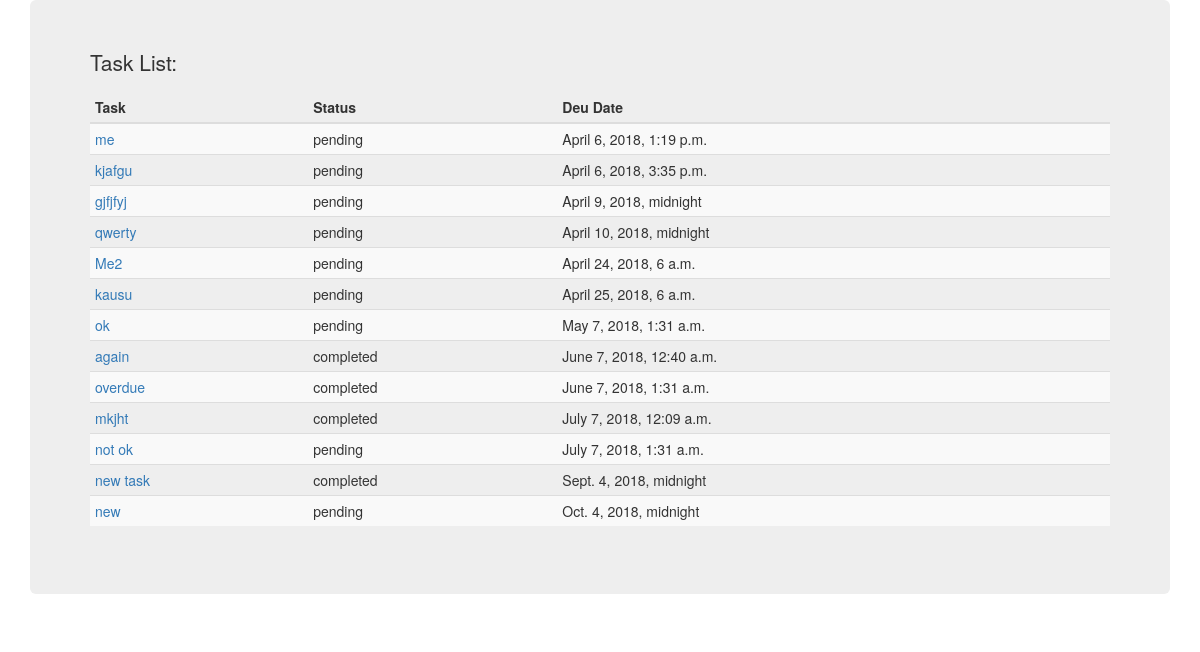
Page /task/ on the committed database.
### title/models.py (models this page shows, shortened)
class Task(models.Model):
    STATUS_CHOISE = (('pending','Pending'),('completed','Completed'),)
    titles = models.CharField(max_length=200)
    due_date = models.DateTimeField(default=timezone.now() + timezone.timedelta(60))
    create_date = models.DateTimeField(default=timezone.now)
    status = models.CharField(max_length=200,choices=STATUS_CHOISE,default='pending')

### title/views.py (the view)
# urls.py: url(r'^task/$',views.TaskListView.as_view(),name='task_list'),
class TaskListView(ListView):
    template_name = 'title/task_list.html'
    context_object_name = 'task_list'
    model = Task
    def get_queryset(self):
        return Task.objects.filter().order_by('due_date')

### title/templates/title/task_list.html (shortened to what this page needs)
<!DOCTYPE html>
<html>
  <head>
    <link rel="stylesheet" href="https://maxcdn.bootstrapcdn.com/bootstrap/3.3.7/css/bootstrap.min.css">
<link rel="stylesheet" href="https://maxcdn.bootstrapcdn.com/bootstrap/3.3.7/css/bootstrap-theme.min.css">
  </head>
  <body>
    <div class="container">
      <div class="jumbotron">
    {% if task_list %}
<p class="lead">Task List:</p>
<table class="table table-striped table-condensed">
  <thead>
    <th>Task</th>
    <th>Status</th>
    <th>Deu Date</th>
  </thead>
  <tbody>
    {% for tk in task_list %}
        <tr>
          <td> <a href="{% url 'task_detail' pk=tk.pk %}"> {{ tk.titles }}</a></td>
          <td>{{ tk.status }}</a></td>
          <td>{{ tk.due_date }}</td>
        </tr>
    {% endfor %}
  </tbody>
</table>
{% else %}
    <p class="lead">No orders are available.</p>
{% endif %}
</div>
</div>
  </body>
</html>

### rows in the picture
Task: titles "me", status "pending", due_date "April 6, 2018, 1:19 p.m."
Task: titles "kjafgu", status "pending", due_date "April 6, 2018, 3:35 p.m."
Task: titles "gjfjfyj", status "pending", due_date "April 9, 2018, midnight"
Task: titles "qwerty", status "pending", due_date "April 10, 2018, midnight"
Task: titles "Me2", status "pending", due_date "April 24, 2018, 6 a.m."
Task: titles "kausu", status "pending", due_date "April 25, 2018, 6 a.m."
Task: titles "ok", status "pending", due_date "May 7, 2018, 1:31 a.m."
Task: titles "again", status "completed", due_date "June 7, 2018, 12:40 a.m."
Task: titles "overdue", status "completed", due_date "June 7, 2018, 1:31 a.m."
Task: titles "mkjht", status "completed", due_date "July 7, 2018, 12:09 a.m."
Task: titles "not ok", status "pending", due_date "July 7, 2018, 1:31 a.m."
Task: titles "new task", status "completed", due_date "Sept. 4, 2018, midnight"
Task: titles "new", status "pending", due_date "Oct. 4, 2018, midnight"
